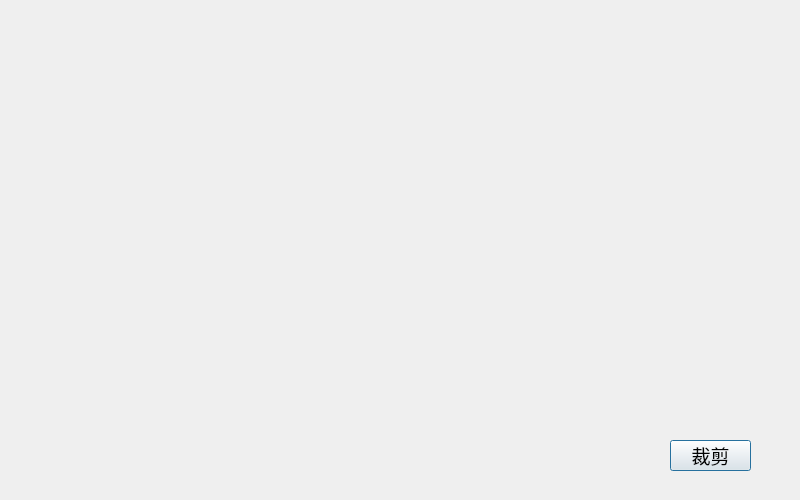
<?xml version="1.0" encoding="UTF-8"?>
<ui version="4.0">
 <class>imgCrop</class>
 <widget class="QDialog" name="imgCrop">
  <property name="geometry">
   <rect>
    <x>0</x>
    <y>0</y>
    <width>800</width>
    <height>500</height>
   </rect>
  </property>
  <property name="windowTitle">
   <string>Dialog</string>
  </property>
  <widget class="QPushButton" name="pushButton">
   <property name="geometry">
    <rect>
     <x>670</x>
     <y>440</y>
     <width>81</width>
     <height>31</height>
    </rect>
   </property>
   <property name="font">
    <font>
     <pointsize>14</pointsize>
    </font>
   </property>
   <property name="text">
    <string>裁剪</string>
   </property>
  </widget>
 </widget>
 <resources/>
 <connections/>
</ui>
